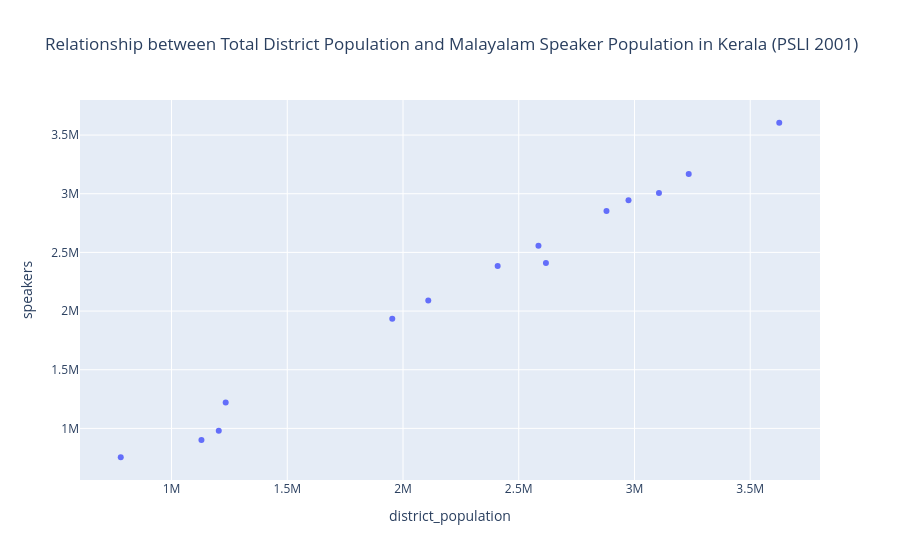

Source (notebook cell):
### Code cell
## creating the scatter plot 
px.scatter(mal_proportion_df, x="district_population", y="speakers", hover_name="district", title="Relationship between Total District Population and Malayalam Speaker Population in Kerala (PSLI 2001)")

### Figure 1 — Plotly figure (JSON) as saved in the notebook; plotly's stock layout.template omitted (floating-point values rounded to 4 significant figures)
{"data": [{"hovertemplate": "<b>%{hovertext}</b><br><br>district_population=%{x}<br>speakers=%{y}<extra></extra>", "hovertext": ["Kasaragod", "Kannur", "Wayanad", "Kozhikode", "Malappuram", "Palakkad", "Thrissur", "Ernakulam", "Idukki", "Kottayam", "Alappuzha", "Pathanamthitta", "Kollam", "Thiruvananthapuram"], "legendgroup": "", "marker": {"color": "#636efa", "symbol": "circle"}, "mode": "markers", "name": "", "orientation": "v", "showlegend": false, "type": "scatter", "x": [1204078, 2408956, 780619, 2879131, 3625471, 2617482, 2974232, 3105798, 1129221, 1953646, 2109160, 1234016, 2585208, 3234356], "xaxis": "x", "y": [979827, 2383901, 754116, 2852482, 3604887, 2408847, 2943407, 3006860, 900907, 1933792, 2089802, 1221743, 2556065, 3167111], "yaxis": "y"}], "layout": {"legend": {"tracegroupgap": 0}, "title": {"text": "Relationship between Total District Population and Malayalam Speaker Population in Kerala (PSLI 2001)"}, "xaxis": {"anchor": "y", "domain": [0, 1], "title": {"text": "district_population"}}, "yaxis": {"anchor": "x", "domain": [0, 1], "title": {"text": "speakers"}}}}
